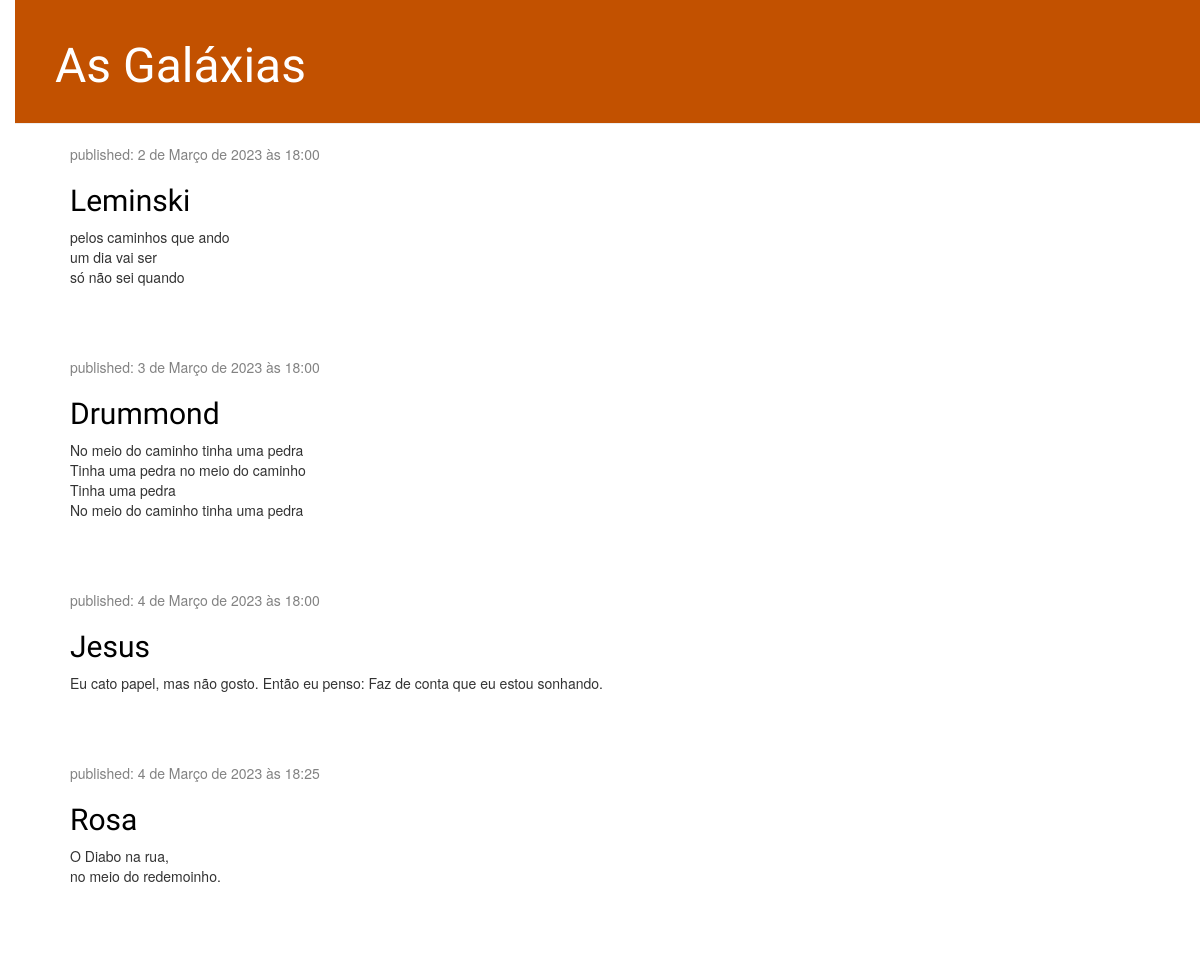
The page / on the database its author committed.
### blog/models.py (models this page shows, shortened)
class Post(models.Model):
    author = models.ForeignKey(settings.AUTH_USER_MODEL, on_delete=models.CASCADE)
    title = models.CharField(max_length=200)
    text = models.TextField()
    created_date = models.DateTimeField(default=timezone.now)
    published_date = models.DateTimeField(blank=True, null=True)

### blog/views.py (the view)
# urls.py: path('', views.post_list, name='post_list'),
def post_list(request):
    posts = Post.objects.filter(published_date__lte=timezone.now()).order_by('published_date')
    return render(request, 'blog/post_list.html', {'posts': posts})

### blog/templates/blog/post_list.html
{% extends 'blog/base.html' %}
{% block content %}
    {% for post in posts %}
        <div class="post">
            <div class="date">
                <p>published: {{ post.published_date }}</p>
            </div>
            <h2><a href="{% url 'post_detail' pk=post.pk %}">{{ post.title }}</a></h2>
            <p>{{ post.text|linebreaksbr }}</p>
        </div>
    {% endfor %}
{% endblock %}

### blog/static/css/blog.css (style rules this page uses)
h1 a, h2 a { color: #C25100; font-family: 'Lobster'; }
body { padding-left: 15px; }
h1, h2, h3, h4 { font-family: 'Lobster', cursive; }
.date { color: #828282; }
.post { margin-bottom: 70px; }
.post h2 a, .post h2 a:visited { color: #000000; }

### rows shown on the page
Post: published_date "2 de Março de 2023 às 18:00", title "Leminski", text "pelos caminhos que ando um dia vai ser só não sei quando"
Post: published_date "3 de Março de 2023 às 18:00", title "Drummond", text "No meio do caminho tinha uma pedra Tinha uma pedra no meio do caminho Tinha uma pedra No meio do caminho tinha uma pedra"
Post: published_date "4 de Março de 2023 às 18:00", title "Jesus", text "Eu cato papel, mas não gosto. Então eu penso: Faz de conta que eu estou sonhando."
Post: published_date "4 de Março de 2023 às 18:25", title "Rosa", text "O Diabo na rua, no meio do redemoinho."
